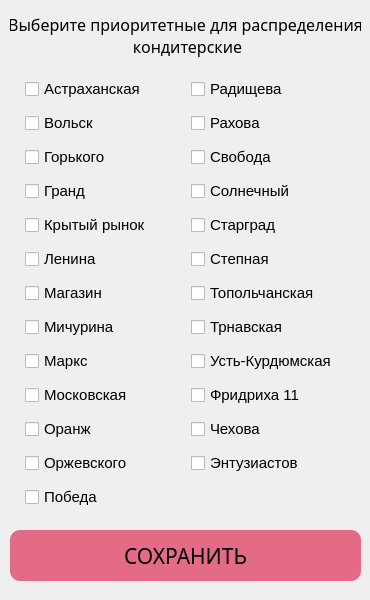
<?xml version="1.0" encoding="UTF-8"?>
<ui version="4.0">
 <class>DialogPrioritet</class>
 <widget class="QDialog" name="DialogPrioritet">
  <property name="geometry">
   <rect>
    <x>0</x>
    <y>0</y>
    <width>370</width>
    <height>600</height>
   </rect>
  </property>
  <property name="minimumSize">
   <size>
    <width>370</width>
    <height>600</height>
   </size>
  </property>
  <property name="maximumSize">
   <size>
    <width>370</width>
    <height>600</height>
   </size>
  </property>
  <property name="windowTitle">
   <string>Выберите приоритетные кондитерские</string>
  </property>
  <widget class="QWidget" name="formLayoutWidget">
   <property name="geometry">
    <rect>
     <x>10</x>
     <y>70</y>
     <width>351</width>
     <height>441</height>
    </rect>
   </property>
   <layout class="QFormLayout" name="gridPoints">
    <property name="sizeConstraint">
     <enum>QLayout::SetDefaultConstraint</enum>
    </property>
    <property name="fieldGrowthPolicy">
     <enum>QFormLayout::FieldsStayAtSizeHint</enum>
    </property>
    <property name="rowWrapPolicy">
     <enum>QFormLayout::WrapLongRows</enum>
    </property>
    <property name="labelAlignment">
     <set>Qt::AlignLeading|Qt::AlignLeft|Qt::AlignVCenter</set>
    </property>
    <property name="formAlignment">
     <set>Qt::AlignLeading|Qt::AlignLeft|Qt::AlignVCenter</set>
    </property>
    <property name="horizontalSpacing">
     <number>40</number>
    </property>
    <property name="verticalSpacing">
     <number>10</number>
    </property>
    <property name="leftMargin">
     <number>15</number>
    </property>
    <property name="topMargin">
     <number>5</number>
    </property>
    <item row="0" column="0">
     <widget class="QCheckBox" name="cb_astahanskaya">
      <property name="font">
       <font>
        <pointsize>11</pointsize>
       </font>
      </property>
      <property name="text">
       <string>Астраханская</string>
      </property>
      <property name="checked">
       <bool>false</bool>
      </property>
     </widget>
    </item>
    <item row="1" column="0">
     <widget class="QCheckBox" name="cb_volsk">
      <property name="font">
       <font>
        <pointsize>11</pointsize>
       </font>
      </property>
      <property name="text">
       <string>Вольск</string>
      </property>
      <property name="checked">
       <bool>false</bool>
      </property>
     </widget>
    </item>
    <item row="2" column="0">
     <widget class="QCheckBox" name="cb_gorkogo">
      <property name="font">
       <font>
        <pointsize>11</pointsize>
       </font>
      </property>
      <property name="text">
       <string>Горького</string>
      </property>
      <property name="checked">
       <bool>false</bool>
      </property>
     </widget>
    </item>
    <item row="3" column="0">
     <widget class="QCheckBox" name="cb_grand">
      <property name="font">
       <font>
        <pointsize>11</pointsize>
       </font>
      </property>
      <property name="text">
       <string>Гранд</string>
      </property>
      <property name="checked">
       <bool>false</bool>
      </property>
     </widget>
    </item>
    <item row="4" column="0">
     <widget class="QCheckBox" name="cb_kr">
      <property name="font">
       <font>
        <pointsize>11</pointsize>
       </font>
      </property>
      <property name="text">
       <string>Крытый рынок</string>
      </property>
      <property name="checked">
       <bool>false</bool>
      </property>
     </widget>
    </item>
    <item row="5" column="0">
     <widget class="QCheckBox" name="cb_lenina">
      <property name="font">
       <font>
        <pointsize>11</pointsize>
       </font>
      </property>
      <property name="text">
       <string>Ленина</string>
      </property>
      <property name="checked">
       <bool>false</bool>
      </property>
     </widget>
    </item>
    <item row="6" column="0">
     <widget class="QCheckBox" name="cb_magazin">
      <property name="font">
       <font>
        <pointsize>11</pointsize>
       </font>
      </property>
      <property name="text">
       <string>Магазин</string>
      </property>
      <property name="checked">
       <bool>false</bool>
      </property>
     </widget>
    </item>
    <item row="7" column="0">
     <widget class="QCheckBox" name="cb_michurina">
      <property name="font">
       <font>
        <pointsize>11</pointsize>
       </font>
      </property>
      <property name="text">
       <string>Мичурина</string>
      </property>
      <property name="checkable">
       <bool>true</bool>
      </property>
      <property name="checked">
       <bool>false</bool>
      </property>
     </widget>
    </item>
    <item row="8" column="0">
     <widget class="QCheckBox" name="cb_marks">
      <property name="font">
       <font>
        <pointsize>11</pointsize>
       </font>
      </property>
      <property name="text">
       <string>Маркс</string>
      </property>
      <property name="checked">
       <bool>false</bool>
      </property>
     </widget>
    </item>
    <item row="9" column="0">
     <widget class="QCheckBox" name="cb_moskovskaya">
      <property name="font">
       <font>
        <pointsize>11</pointsize>
       </font>
      </property>
      <property name="text">
       <string>Московская</string>
      </property>
      <property name="checked">
       <bool>false</bool>
      </property>
     </widget>
    </item>
    <item row="10" column="0">
     <widget class="QCheckBox" name="cb_orang">
      <property name="font">
       <font>
        <pointsize>11</pointsize>
       </font>
      </property>
      <property name="text">
       <string>Оранж</string>
      </property>
      <property name="checked">
       <bool>false</bool>
      </property>
     </widget>
    </item>
    <item row="11" column="1">
     <widget class="QCheckBox" name="cb_entuziastov">
      <property name="enabled">
       <bool>true</bool>
      </property>
      <property name="font">
       <font>
        <pointsize>11</pointsize>
       </font>
      </property>
      <property name="text">
       <string>Энтузиастов</string>
      </property>
      <property name="checkable">
       <bool>true</bool>
      </property>
      <property name="checked">
       <bool>false</bool>
      </property>
     </widget>
    </item>
    <item row="10" column="1">
     <widget class="QCheckBox" name="cb_chehova">
      <property name="enabled">
       <bool>true</bool>
      </property>
      <property name="font">
       <font>
        <pointsize>11</pointsize>
       </font>
      </property>
      <property name="text">
       <string>Чехова</string>
      </property>
      <property name="checkable">
       <bool>true</bool>
      </property>
      <property name="checked">
       <bool>false</bool>
      </property>
     </widget>
    </item>
    <item row="9" column="1">
     <widget class="QCheckBox" name="cb_fridriha">
      <property name="font">
       <font>
        <pointsize>11</pointsize>
       </font>
      </property>
      <property name="text">
       <string>Фридриха 11</string>
      </property>
      <property name="checked">
       <bool>false</bool>
      </property>
     </widget>
    </item>
    <item row="8" column="1">
     <widget class="QCheckBox" name="cb_ust_kurdym">
      <property name="font">
       <font>
        <pointsize>11</pointsize>
       </font>
      </property>
      <property name="text">
       <string>Усть-Курдюмская</string>
      </property>
      <property name="checked">
       <bool>false</bool>
      </property>
     </widget>
    </item>
    <item row="7" column="1">
     <widget class="QCheckBox" name="cb_trnavskaya">
      <property name="font">
       <font>
        <pointsize>11</pointsize>
       </font>
      </property>
      <property name="text">
       <string>Трнавская</string>
      </property>
      <property name="checked">
       <bool>false</bool>
      </property>
     </widget>
    </item>
    <item row="6" column="1">
     <widget class="QCheckBox" name="cb_topol">
      <property name="font">
       <font>
        <pointsize>11</pointsize>
       </font>
      </property>
      <property name="text">
       <string>Топольчанская</string>
      </property>
      <property name="checked">
       <bool>false</bool>
      </property>
     </widget>
    </item>
    <item row="5" column="1">
     <widget class="QCheckBox" name="cb_stepnaya">
      <property name="font">
       <font>
        <pointsize>11</pointsize>
       </font>
      </property>
      <property name="text">
       <string>Степная</string>
      </property>
      <property name="checked">
       <bool>false</bool>
      </property>
     </widget>
    </item>
    <item row="4" column="1">
     <widget class="QCheckBox" name="cb_stargrad">
      <property name="font">
       <font>
        <pointsize>11</pointsize>
       </font>
      </property>
      <property name="text">
       <string>Старград</string>
      </property>
      <property name="checked">
       <bool>false</bool>
      </property>
     </widget>
    </item>
    <item row="3" column="1">
     <widget class="QCheckBox" name="cb_solnechnii">
      <property name="font">
       <font>
        <pointsize>11</pointsize>
       </font>
      </property>
      <property name="text">
       <string>Солнечный</string>
      </property>
      <property name="checked">
       <bool>false</bool>
      </property>
     </widget>
    </item>
    <item row="2" column="1">
     <widget class="QCheckBox" name="cb_svoboda">
      <property name="font">
       <font>
        <pointsize>11</pointsize>
       </font>
      </property>
      <property name="text">
       <string>Свобода</string>
      </property>
      <property name="checked">
       <bool>false</bool>
      </property>
     </widget>
    </item>
    <item row="1" column="1">
     <widget class="QCheckBox" name="cb_rahova">
      <property name="font">
       <font>
        <pointsize>11</pointsize>
       </font>
      </property>
      <property name="text">
       <string>Рахова</string>
      </property>
      <property name="checked">
       <bool>false</bool>
      </property>
     </widget>
    </item>
    <item row="0" column="1">
     <widget class="QCheckBox" name="cb_rahova_2">
      <property name="font">
       <font>
        <pointsize>11</pointsize>
       </font>
      </property>
      <property name="text">
       <string>Радищева</string>
      </property>
      <property name="checked">
       <bool>false</bool>
      </property>
     </widget>
    </item>
    <item row="12" column="0">
     <widget class="QCheckBox" name="cb_pobeda">
      <property name="font">
       <font>
        <pointsize>11</pointsize>
       </font>
      </property>
      <property name="text">
       <string>Победа</string>
      </property>
      <property name="checked">
       <bool>false</bool>
      </property>
     </widget>
    </item>
    <item row="11" column="0">
     <widget class="QCheckBox" name="cb_orgevskogo">
      <property name="font">
       <font>
        <pointsize>11</pointsize>
       </font>
      </property>
      <property name="text">
       <string>Оржевского</string>
      </property>
      <property name="checked">
       <bool>false</bool>
      </property>
     </widget>
    </item>
   </layout>
  </widget>
  <widget class="QLabel" name="label_prioritet">
   <property name="geometry">
    <rect>
     <x>10</x>
     <y>10</y>
     <width>351</width>
     <height>51</height>
    </rect>
   </property>
   <property name="font">
    <font>
     <family>Trebuchet MS</family>
     <pointsize>12</pointsize>
    </font>
   </property>
   <property name="text">
    <string>Выберите приоритетные для распределения 
 кондитерские</string>
   </property>
   <property name="alignment">
    <set>Qt::AlignCenter</set>
   </property>
  </widget>
  <widget class="QPushButton" name="btn_save">
   <property name="enabled">
    <bool>true</bool>
   </property>
   <property name="geometry">
    <rect>
     <x>10</x>
     <y>530</y>
     <width>351</width>
     <height>51</height>
    </rect>
   </property>
   <property name="font">
    <font>
     <family>Trebuchet MS</family>
     <pointsize>16</pointsize>
     <bold>false</bold>
    </font>
   </property>
   <property name="styleSheet">
    <string notr="true">QPushButton {
background-color: rgb(228, 107, 134);
border: none;
border-radius: 10px}

QPushButton:hover {
border: 1px solid  rgb(0, 0, 0);
background-color: rgba(228, 107, 134, 0.9)
}

QPushButton:pressed {
border:3px solid  rgb(0, 0, 0);
background-color: rgba(228, 107, 134, 1)
}</string>
   </property>
   <property name="text">
    <string>СОХРАНИТЬ</string>
   </property>
   <property name="checkable">
    <bool>false</bool>
   </property>
  </widget>
 </widget>
 <resources/>
 <connections/>
</ui>
